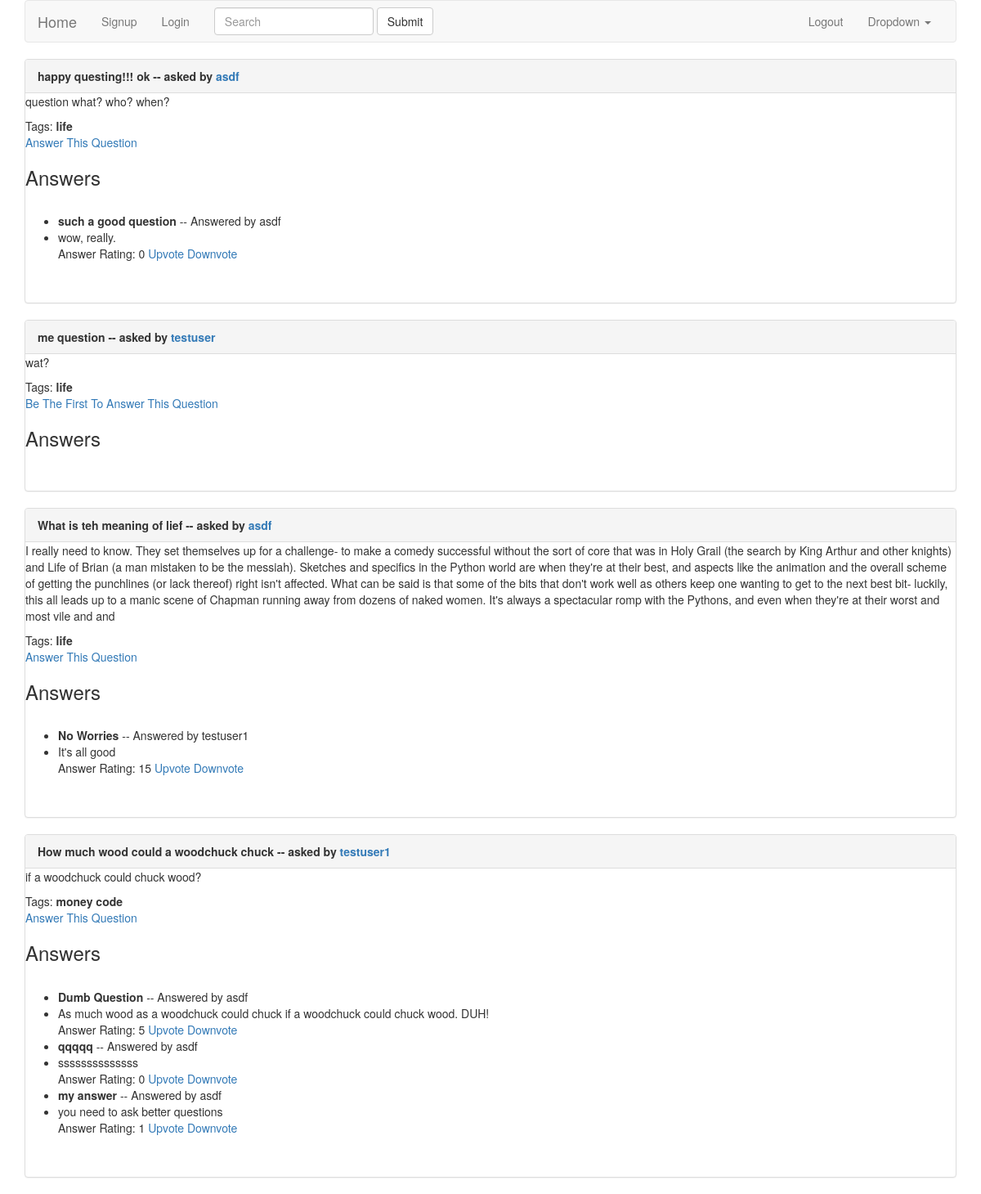
The app's page /, older data.
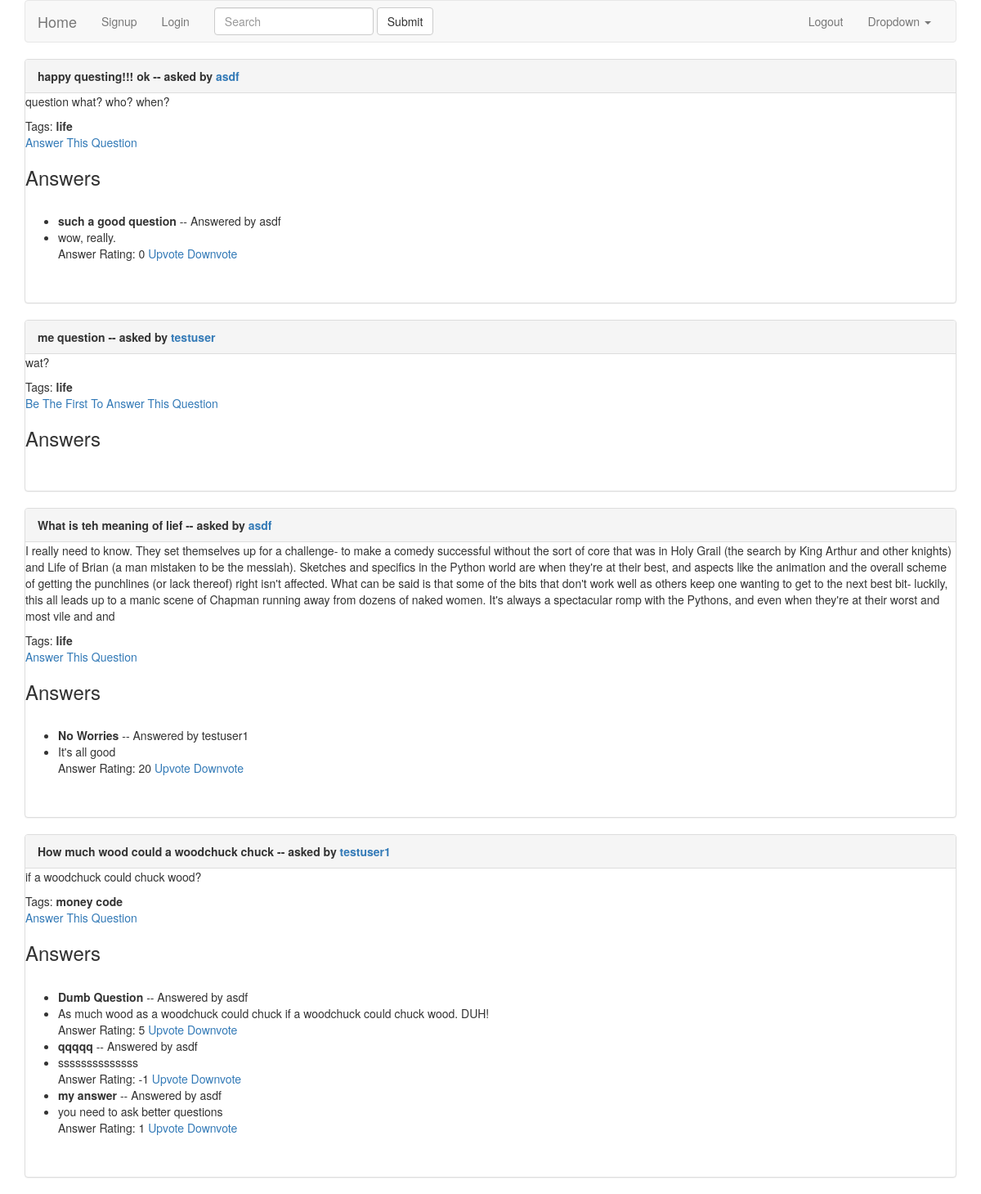
The same page, newer data.
### duckapp/models.py (models this page shows, shortened)
class Answer(models.Model):
    answerer = models.ForeignKey('auth.User')
    question = models.ForeignKey(Question)
    answer_text = models.TextField()
    score = models.IntegerField(default=0)
    title = models.CharField(max_length=255)
    timestamp = models.DateTimeField(auto_now_add=True)

### duckapp/views.py (the view)
# urls.py: url(r'^$', IndexView.as_view(), name='index'),
class IndexView(ListView):
    template_name = 'index.html'
    model = Question

### duckapp/models.py (called while the page is built)
    def __str__(self):
        return "{}".format(self.name)

### duckapp/templates/index.html
{% extends 'base.html' %}
{% block content %}
<div class="container">
    {% for question in object_list %}
        <div class="panel panel-default">
            <div class="panel-heading">
                <b>
                    {{ question.title }} -- asked by <a href="{% url 'user_detail' question.asker.userprofile.pk %}">{{ question.asker }}</a>
                </b>
            </div>
            <p>{{ question.question_text}}</p>
            Tags:
            {% for tag in question.tags.all %}
                <b>{{ tag }}</b>
            {% endfor %}
            <br>
        {% if not question.answer_set.all %}
            <a href="{% url 'answer_create' question.pk %}">Be The First To Answer This Question</a>
        {% else %}
            <a href="{% url 'answer_create' question.pk %}">Answer This Question</a>
        {% endif %}
        <br>
        <h3>Answers</h3>
        <ul>
        {% for answer in question.answer_set.all %}
            <br>
                <li><b>{{ answer.title }}</b> -- Answered by {{ answer.answerer }}</li>
            <li>{{ answer.answer_text }}</li>
            Answer Rating: {{ answer.score }}
            <a href="{% url 'upvote' answer.pk %}">Upvote</a>
            <a href="{% url 'downvote' answer.pk %}">Downvote</a>
        {% endfor %}
        </ul>
        <br><br>
        </div>
    {% endfor %}
</div>
{% endblock %}

Row changes from the older to the newer data that the page shows:
changed Answer "No Worries": score "15" → "20"
changed Answer "qqqqq": score "0" → "-1"
